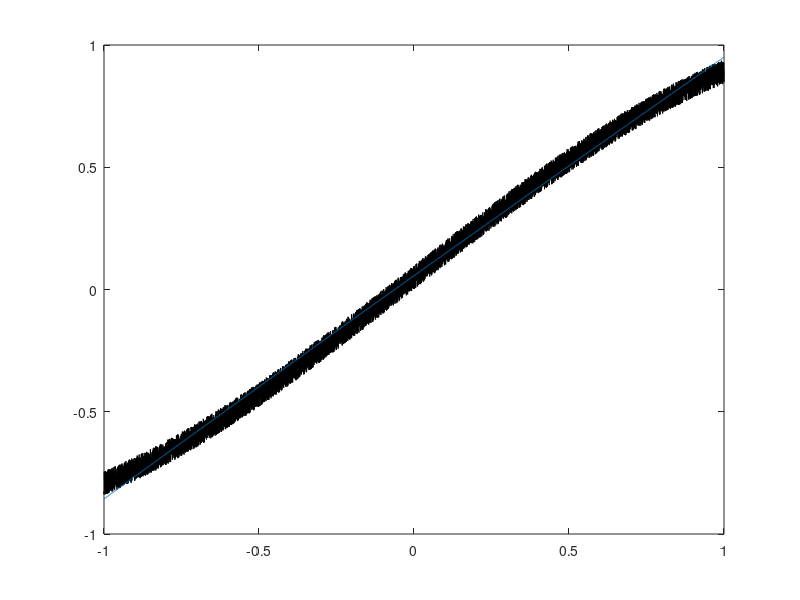

The MATLAB source for this figure:
clear; 
clc;

%% Define the unknown function to interpolate
f = @(x) sin(x) + 0.1*rand(length(x),1);

%% Numbers of data points.
Nd = 40; % the M value

%% User defined polynomial degree l
l = 2;

%% Define an N value based on the l
N = l + 1;

%% Setup the points at which we want to evaluate the interpolant
xe = linspace(-1,1,10000)'; %generate evenly-spaced points
ye = f(xe); %evaluate function

%% Start plotting stuff
figure
plot(xe,ye,'black');
%pause %waits for input

x = linspace(-1,1,Nd)'; %generate evenly-spaced points in [-1,1].
y = f(x);

%% Form Vandermonde matrix "intelligently"
%V = zeros(Nd,Nd);
%for vit = 1:Nd
    %V(:,vit) = x.^(vit-1);
%end

V = zeros(Nd,N);
for vit = 1:N 
    V(:,vit) = x.^(vit-1);
end


%% Compute the QR decomposition matrix Vector
[Q1, R1] = qr(V, 0);

%% Obtain Q1 and R1
% Q1 = Q(:, 1:N);
% R1 = R(1:N, 1:N);
%     

%% Compute coefficients by QR decomposition.
% a = V\y;
a = R1 \ (Q1' * y);

%% Evaluate polynomial interpolant by building eval matrix and
%% multiplying with coefficients.
% Ve = zeros(length(xe),Nd);
% for vit = 1:Nd
%     Ve(:,vit) = xe.^(vit-1);
% end
% ye_num = Ve*a; %Do the matrix-vector product to predict values

Ve = zeros(length(xe), N);
for vit = 1:N
    Ve(:,vit) = xe.^(vit-1);
end
ye_num = Ve*a; %Do the matrix-vector product to predict values

%% Plot stuff
hold on;
plot(xe,ye_num,'-');
drawnow
%pause


    
    